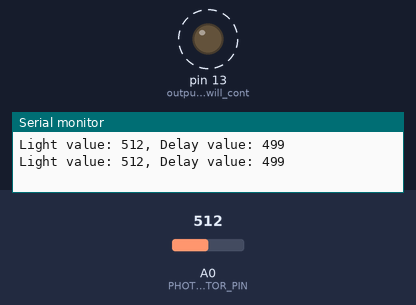
Simulated run of this sketch. Board: Arduino Uno, built with avr-gcc and run on an emulated ATmega328P. Parts: output pins drawn as LEDs (lit = HIGH), the last lines printed to the serial monitor. Dashed ring = blinking. Inputs (shaded band) come from the test bench; at power-on: A0 (PHOTORESISTOR_PIN) = 512.

Above: at 1.7 s.
1.8 s: A0 (PHOTORESISTOR_PIN) set to 521
At 2.4 s:
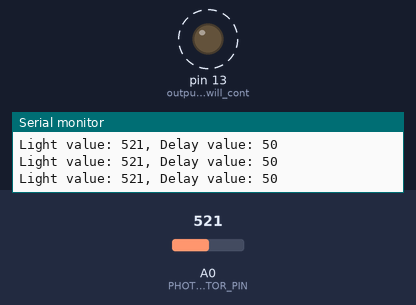
5.3 s: A0 (PHOTORESISTOR_PIN) set to 511
At 5.7 s:
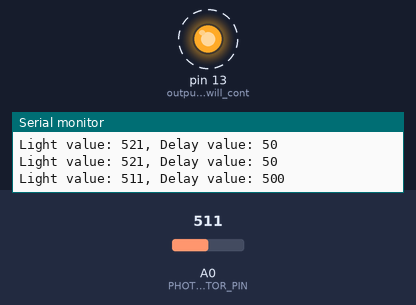
Timing chart, 0 to 14.8 s (numbered marks = the images above; inputs shaded):
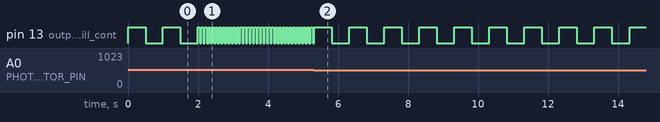

Measured:
- the behaviour switches between 512 and 513 on A0 (PHOTORESISTOR_PIN) (found by bisection; images 0 and 1)
- after the input at 1.8 s, pin 13 (output_since_we_will_cont): alternates HIGH for 0.05 s and LOW for 0.05 s, starting after 0.25 s
- after the input at 5.3 s, pin 13 (output_since_we_will_cont): alternates HIGH for 0.50 s and LOW for 0.50 s, starting after 0.52 s
- by itself, pin 13 (output_since_we_will_cont): alternates HIGH for 0.50 s and LOW for 0.50 s

The sketch:

Day6_fix_the_battery.ino
```cpp
// Our photoresistor will give us a reading of the current light level on this analog pin
const byte PHOTORESISTOR_PIN = A0;  // we pick an analog pin (defined in Arduino.h)

// These two constants set the minimum and maximum delay times for oue blinking LED
// The type "unsigned int" represents numbers from 0 to 65535.  Another name you may
// see for this type is "uint16_t".  We need this since these delay values can be
// greater than the biggest number a byte can represent (255).
const unsigned int MIN_DELAY = 50;   // 50 ms shortest blink delay
const unsigned int MAX_DELAY = 500;  // 500 ms longest blink delay

// One time setup
void setup() {
	// We will blink our build in LED based on amount of light received from our photoresistor
	pinMode(LED_BUILTIN, OUTPUT);       // output since we will control the built in LED
	pinMode(PHOTORESISTOR_PIN, INPUT);  // input value from analog pin connected to photoresistor

	Serial.begin(115200);  // This initializes the Serial Monitor and sets the speed to 9600 bits per second
}

// The loop() function is called over and over when sketch is run.
void loop() {
	unsigned int light_value = analogRead(PHOTORESISTOR_PIN);   // light value from 0 to 1024
	Serial.print("Light value: ");  // Display label string to serial monitor
	Serial.print(light_value);      // display the value read from our photoresistor

	static unsigned int darkest_light = light_value;    // this is the lowest value returned by the photoresistor
	static unsigned int brightest_light = light_value;  // this is the highest value returned by the photoresistor

	if (light_value < darkest_light) {  // If value is LESS THAN ('<') the darkest...
		darkest_light = light_value;      // ...then save current value as our new darkest value
	}
	if (light_value > brightest_light) {  // If value is GREATER THAN ('>') the brightest...
		brightest_light = light_value;      // ...then save current value as our new brightest value
	}

	unsigned int delay_value = map(light_value, darkest_light, brightest_light, MAX_DELAY, MIN_DELAY);
	Serial.print(", Delay value: ");  // display label after light_value
	Serial.println(delay_value);      // display delay_value returned by map() function with newline

	digitalWrite(LED_BUILTIN, HIGH);  // Turn on LED
	delay(delay_value);               // Leave on delay_value milliseconds
	digitalWrite(LED_BUILTIN, LOW);   // Turn off LED
	delay(delay_value);               // Leave off delay_value milliseconds
}
```
